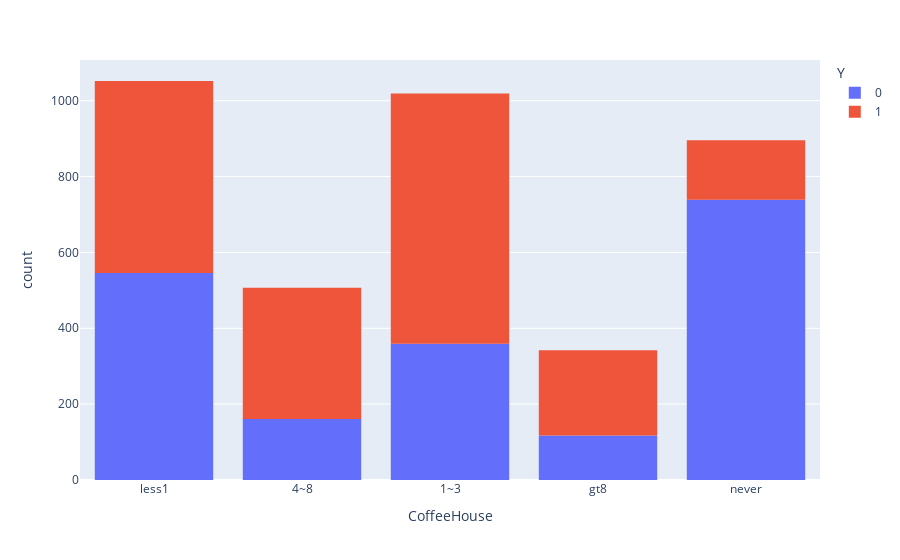

The notebook cell this image was saved under:
### Markdown cell above
Hypothesis: Drivers who go to coffeehouse at least once are more likely to accept coffee coupons

### Code cell
print(data_coffee.groupby("CoffeeHouse")["Y"].sum()/data_coffee.groupby("CoffeeHouse")["Y"].count())
px.histogram(data_coffee, x="CoffeeHouse", color = 'Y')

### Figure 1 — Plotly figure (JSON) as saved in the notebook; plotly's stock layout.template omitted (floating-point values rounded to 4 significant figures; data arrays with more than 128 entries replaced by an {"elided": "..."} marker saying what was removed)
{"data": [{"alignmentgroup": "True", "bingroup": "x", "hovertemplate": "Y=0<br>CoffeeHouse=%{x}<br>count=%{y}<extra></extra>", "legendgroup": "0", "marker": {"color": "#636efa", "pattern": {"shape": ""}}, "name": "0", "offsetgroup": "0", "orientation": "v", "showlegend": true, "type": "histogram", "x": {"elided": "1922 str values"}, "xaxis": "x", "yaxis": "y"}, {"alignmentgroup": "True", "bingroup": "x", "hovertemplate": "Y=1<br>CoffeeHouse=%{x}<br>count=%{y}<extra></extra>", "legendgroup": "1", "marker": {"color": "#EF553B", "pattern": {"shape": ""}}, "name": "1", "offsetgroup": "1", "orientation": "v", "showlegend": true, "type": "histogram", "x": {"elided": "1894 str values"}, "xaxis": "x", "yaxis": "y"}], "layout": {"barmode": "relative", "legend": {"title": {"text": "Y"}, "tracegroupgap": 0}, "margin": {"t": 60}, "xaxis": {"anchor": "y", "domain": [0, 1], "title": {"text": "CoffeeHouse"}}, "yaxis": {"anchor": "x", "domain": [0, 1], "title": {"text": "count"}}}}
